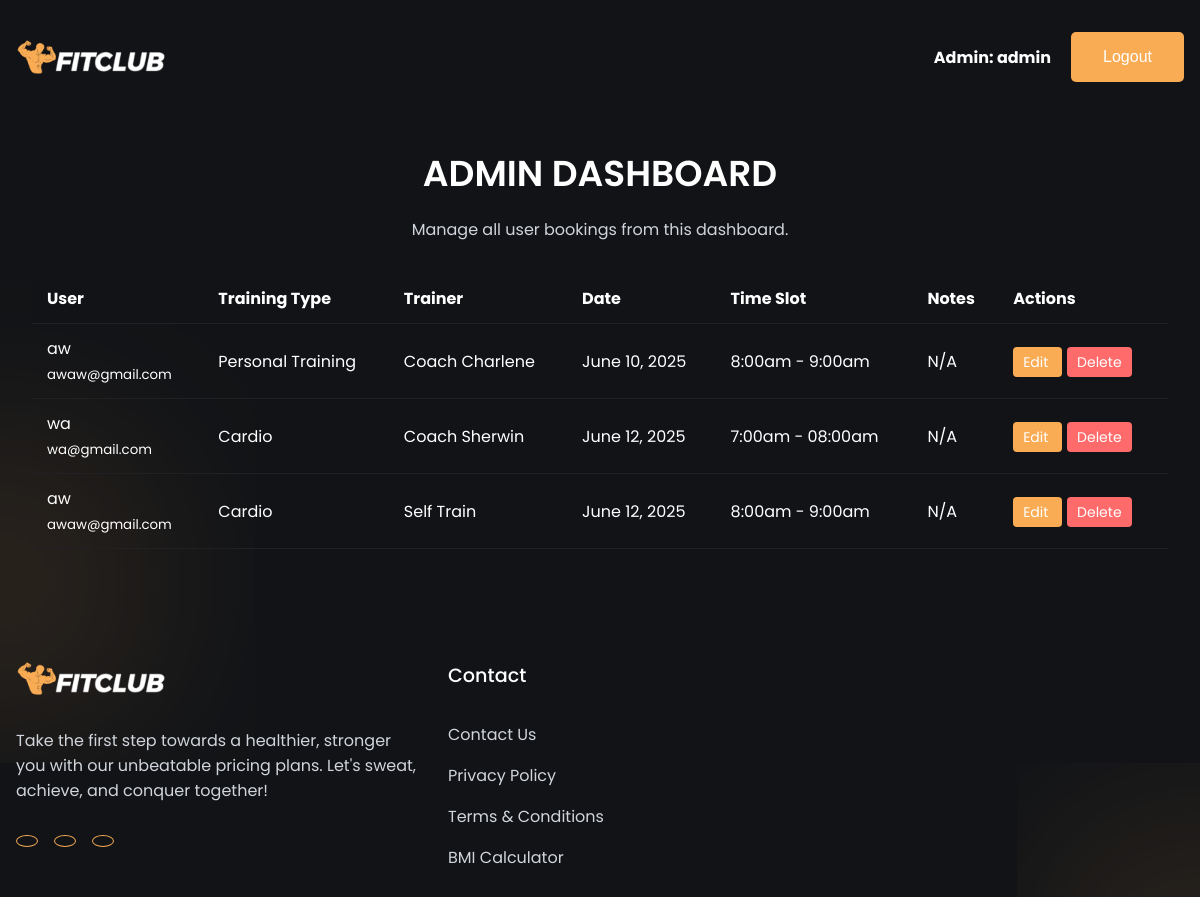
The app's page /admin_dashboard.php (signed in) with its own data.
### tables this page shows
CREATE TABLE `bookings` (
  `id` int(11) NOT NULL,
  `user_id` int(11) NOT NULL,
  `training_type` varchar(50) NOT NULL,
  `trainer` varchar(50) NOT NULL,
  `date` date NOT NULL,
  `time_slot` varchar(50) NOT NULL,
  `notes` text DEFAULT NULL,
  `created_at` timestamp NOT NULL DEFAULT current_timestamp()
);

CREATE TABLE `users` (
  `id` int(11) NOT NULL,
  `fullname` varchar(100) NOT NULL,
  `username` varchar(50) NOT NULL,
  `email` varchar(100) NOT NULL,
  `sex` varchar(10) NOT NULL,
  `age` int(11) NOT NULL,
  `birthday` date NOT NULL,
  `contact` varchar(20) NOT NULL,
  `password` varchar(255) NOT NULL,
  `created_at` timestamp NOT NULL DEFAULT current_timestamp()
);

### admin_dashboard.php (the view, shortened to what this page needs)
<?php
require 'connect.php';
$stmt = $conn->prepare("
    SELECT b.*, u.fullname, u.email, u.contact
    FROM bookings b
    JOIN users u ON b.user_id = u.id
    ORDER BY b.date, b.time_slot
");
$stmt->execute();
$result = $stmt->get_result();
$bookings = $result->fetch_all(MYSQLI_ASSOC);
?>
<!DOCTYPE html>
<html lang="en">
<head>
    <link href="https://cdn.jsdelivr.net/npm/remixicon@3.4.0/fonts/remixicon.css" rel="stylesheet">
    <link rel="stylesheet" href="styles/styles.css">
</head>
<body>
    <nav>
        <div class="nav__logo">
            <a href="index.html"><img src="img/logo.png" alt="logo" /></a>
        </div>
        <div style="display: flex; align-items: center;">
            <span class="nav__welcome">Admin: <?php echo htmlspecialchars($_SESSION['admin_username']); ?></span>
            <button class="btn" onclick="window.location.href='admin_logout.php'">Logout</button>
        </div>
    </nav>
    <section class="section__container dashboard-container">
        <h2 class="section__header">ADMIN DASHBOARD</h2>
        <p class="section__subheader">
            Manage all user bookings from this dashboard.
        </p>
        <table class="bookings-table">
            <thead>
                <tr>
                    <th>User</th>
                    <th>Training Type</th>
                    <th>Trainer</th>
                    <th>Date</th>
                    <th>Time Slot</th>
                    <th>Notes</th>
                    <th>Actions</th>
                </tr>
            </thead>
            <tbody>
                <?php foreach ($bookings as $booking): ?>
                    <tr>
                        <td>
                            <?php echo htmlspecialchars($booking['fullname']); ?><br>
                            <small><?php echo htmlspecialchars($booking['email']); ?></small>
                        </td>
                        <td><?php echo htmlspecialchars($booking['training_type']); ?></td>
                        <td><?php echo htmlspecialchars($booking['trainer']); ?></td>
                        <td><?php echo date('F j, Y', strtotime($booking['date'])); ?></td>
                        <td><?php echo htmlspecialchars($booking['time_slot']); ?></td>
                        <td><?php echo !empty($booking['notes']) ? htmlspecialchars($booking['notes']) : 'N/A'; ?></td>
                        <td class="action-buttons">
                            <a href="edit_booking.php?id=<?php echo $booking['id']; ?>" class="edit-btn">
                                <i class="ri-edit-line"></i> Edit
                            </a>
                            <a href="admin_dashboard.php?delete_id=<?php echo $booking['id']; ?>" class="delete-btn" onclick="return confirm('Are you sure you want to delete this booking?')">
                                <i class="ri-delete-bin-line"></i> Delete
                            </a>
                        </td>
                    </tr>
                <?php endforeach; ?>
            </tbody>
        </table>
    </section>
    <footer class="section__container footer__container">
        <div class="footer__col">
            <div class="footer__logo"><img src="img/logo.png" alt="logo" /></div>
            <p>
                Take the first step towards a healthier, stronger you with our
                unbeatable pricing plans. Let's sweat, achieve, and conquer together!
            </p>
            <div class="footer__socials">
                <a href="#"><i class="ri-facebook-fill"></i></a>
                <a href="#"><i class="ri-instagram-line"></i></a>
                <a href="#"><i class="ri-twitter-fill"></i></a>
            </div>
        </div>
        <div class="footer__col">
            <h4>Contact</h4>
            <a href="#">Contact Us</a>
            <a href="#">Privacy Policy</a>
            <a href="#">Terms & Conditions</a>
            <a href="#">BMI Calculator</a>
        </div>
    </footer>
</body>
</html>

### styles/styles.css (style rules this page uses)
:root { --primary-color: #111317; --primary-color-light: #1f2125; --primary-color-extra-light: #35373b; --secondary-color: #f9ac54; --secondary-color-dark: #d79447; --text-light: #d1d5db; --white: #ffffff; --max-width: 1200px; }
* { padding: 0; margin: 0; box-sizing: border-box; }
.section__container { max-width: var(--max-width); margin: auto; padding: 5rem 1rem; }
.section__header { margin-bottom: 1rem; font-size: 2.25rem; font-weight: 600; text-align: center; color: var(--white); }
.section__subheader { max-width: 600px; margin: auto; text-align: center; color: var(--text-light); }
.btn { padding: 1rem 2rem; outline: none; border: none; font-size: 1rem; color: var(--white); background-color: var(--secondary-color); border-radius: 5px; cursor: pointer; transition: 0.3s; }
img { width: 100%; display: flex; }
a { text-decoration: none; }
body { font-family: "Poppins", sans-serif; background-color: var(--primary-color); }
nav { max-width: var(--max-width); margin: auto; padding: 2rem 1rem; display: flex; align-items: center; justify-content: space-between; gap: 2rem; }
.nav__logo { max-width: 150px; }
.footer__container { position: relative; display: grid; grid-template-columns: 400px repeat(3, 1fr); gap: 2rem; }
.footer__logo { max-width: 150px; margin-bottom: 2rem; }
.footer__col p { margin-bottom: 2rem; color: var(--text-light); }
.footer__socials { display: flex; align-items: center; gap: 1rem; }
.footer__socials a { padding: 5px 10px; font-size: 1.25rem; color: var(--secondary-color); border: 1px solid var(--secondary-color); border-radius: 100%; transition: 0.3s; }
.footer__col h4 { margin-bottom: 2rem; font-size: 1.2rem; font-weight: 500; color: var(--white); }
.footer__col > a { display: block; margin-bottom: 1rem; color: var(--text-light); transition: 0.3s; }

### admin_dashboard.php (style rules this page uses)
.dashboard-container { max-width: 1200px; margin: 0 auto; padding: 2rem; }
.bookings-table { width: 100%; border-collapse: collapse; margin-top: 2rem; }
.bookings-table th, .bookings-table td { color: white; padding: 12px 15px; text-align: left; border-bottom: 1px solid var(--primary-color-light); }
.bookings-table th { background-color: var(--primary-color); color: white; }
.action-buttons a { padding: 5px 10px; margin-right: 5px; border-radius: 4px; text-decoration: none; color: white; font-size: 14px; }
.edit-btn { background-color: var(--secondary-color); }
.delete-btn { background-color: #ff6b6b; }
.nav__welcome { margin-right: 20px; color: var(--white); font-weight: bold; }

### records on screen
bookings: user.fullname "aw", user.email "awaw@gmail.com", training_type "Personal Training", trainer "Coach Charlene", date "June 10, 2025", time_slot "8:00am - 9:00am", notes "N/A"
bookings: user.fullname "wa", user.email "wa@gmail.com", training_type "Cardio", trainer "Coach Sherwin", date "June 12, 2025", time_slot "7:00am - 08:00am", notes "N/A"
bookings: user.fullname "aw", user.email "awaw@gmail.com", training_type "Cardio", trainer "Self Train", date "June 12, 2025", time_slot "8:00am - 9:00am", notes "N/A"

### other values on screen
$_SESSION['admin_username'] "admin"
